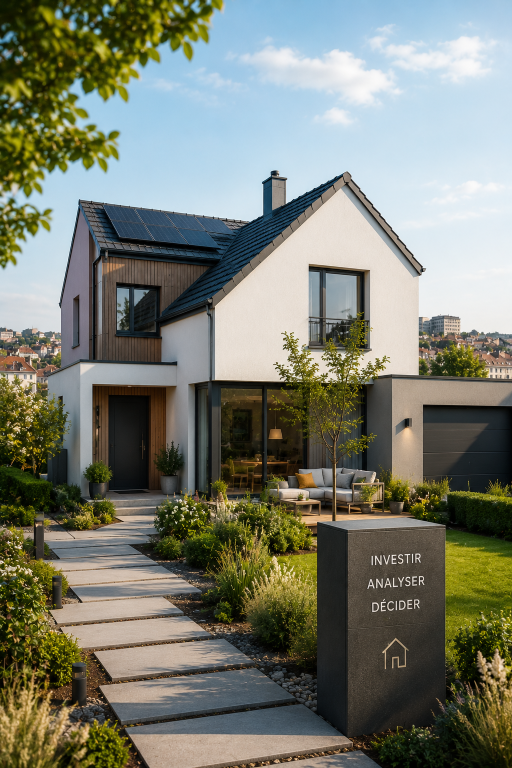
#> input picture dist/assets/image-investissement-immo-DGGuij7C.png, 1024 x 1536 px (shown at 1/2 size)
$ python -i vignettes-catalogue-exterieur.py   (imports and definitions only)
#> lines starting #> are read from the running program, lines starting #| are printed output that depends on the picture
#!/usr/bin/env python3
"""VIS-24 — Vignettes du catalogue extérieur (page /mimmozia/catalogue-exterieur).

Fabrique de PETITES images (256 px) à partir de fichiers RÉELS du Studio, sans rien inventer :
  - textures : carte de couleur des jeux ambientCG (CC0) rangés dans `mimmozia-studio/textures/*.zip`
    -> public/catalogue-exterieur/textures/<jeu>.jpg   (ex. bricks101.jpg), complétées par les jeux
    ambientCG déjà servis par le site (public/textures/) ;
  - modèles 3D : vignettes du catalogue du Studio `mimmozia-studio/assets/archviz/vignettes/`
    (végétation, plantes en pot, bancs) -> public/catalogue-exterieur/elements/<nom>.jpg.
Seuls les jeux cités par une matière du Studio reçoivent une vignette ; les jeux d'intérieur (tissus, cuirs,
carrelages, parquets) sont ignorés.

VIS-33 (24/11) — « je ne vois pas tout » : la plupart des matières de voirie et des enduits (acg-asphalt033,
acg-tiles038, acg-plaster003, grass001…) ne sont PAS dans les .zip : elles vivent dans
`mimmozia-studio/assets/materials/<jeu>/` (convention acquise `color.jpg`, ou `<jeu>_basecolor.jpg`), que ce script
ne lisait pas. Ces dossiers sont des JONCTIONS vers le SSD D: (D:\Mimmoza-assets\...) : lancer le script sous Windows,
disque D: branché. Les jeux `gen-*` (textures dessinées par programme) n'ont pas de photo : jamais de vignette.

Usage (PowerShell, depuis mimmoza-front-v2) :
    python scripts/vignettes-catalogue-exterieur.py ..\mimmozia-studio
    python scripts/vignettes-catalogue-exterieur.py ..\mimmozia-studio 0 15     # par tranche (début, fin)
Puis régénérer le module : node scripts/generer-catalogue-exterieur.mjs ..\mimmozia-studio
Nécessite Pillow (pip install pillow). Les fichiers déjà présents ne sont pas refaits.
"""
import io, os, re, sys, zipfile
from PIL import Image

ICI = os.path.dirname(os.path.abspath(__file__))
SITE = os.path.dirname(ICI)
STUDIO = os.path.abspath(sys.argv[1] if len(sys.argv) > 1 else os.path.join(SITE, '..', 'mimmozia-studio'))
DEBUT = int(sys.argv[2]) if len(sys.argv) > 2 else 0
FIN = int(sys.argv[3]) if len(sys.argv) > 3 else 10 ** 6
SORTIE = os.path.join(SITE, 'public', 'catalogue-exterieur')
INTERIEUR = re.compile(r'^(fabric|leather|tiles|woodfloor|marble014|carpet)', re.I)
ELEMENTS = re.compile(r'(tree|shrub|flower|grass|plant|sapling|searsia|bench)', re.I)
TAILLE = 256


def jeux_utiles() -> set:
    """Jeux de textures réellement cités par les matières du Studio (seuls ceux-là reçoivent une vignette)."""
    noms = set()
    for rel, motif in (('src/core/materials/archvizLibrary.ts', r"(?:ambientCgSet|acgAcquisSet|cartesVoirie|cartesInterieures)\('([a-z0-9-]+)'"),
                       ('src/core/quartier/materiaux/catalogue.ts', r"jeu: '([a-z0-9-]+)'"),
                       ('assets/photorealisme.json', r"cartes ([a-z0-9-]+)"),
                       ('unreal/mimmozia/materiaux_contemporains.py', r"\b((?:wood|planks|marble|concrete|bricks)[0-9]+[a-z]?)\b")):
        with open(os.path.join(STUDIO, rel), encoding='utf-8') as f:
            noms.update(m.lower() for m in re.findall(motif, f.read(), re.I))
#> further down, picture is the input picture: PIL image 1024x1536 RGB; mean R, G, B 121.5, 125, 111.5
    return {re.sub(r'^acg-(4k-)?', '', n) for n in noms}


# [1 line that did not run here, left out]


def jeux_de_voirie() -> set:
    """VIS-33 : jeux des matières de rue (dalles acg-tiles038 / acg-tiles143…) — exemptés du filtre « intérieur »."""
    with open(os.path.join(STUDIO, 'src/core/quartier/materiaux/catalogue.ts'), encoding='utf-8') as f:
        return {re.sub(r'^acg-(4k-)?', '', n.lower()) for n in re.findall(r"jeu: '([a-z0-9-]+)'", f.read(), re.I)}


# [1 line that did not run here, left out]


def vignette(img: Image.Image) -> Image.Image:
    img = img.convert('RGBA')
    fond = Image.new('RGBA', img.size, (244, 246, 249, 255))
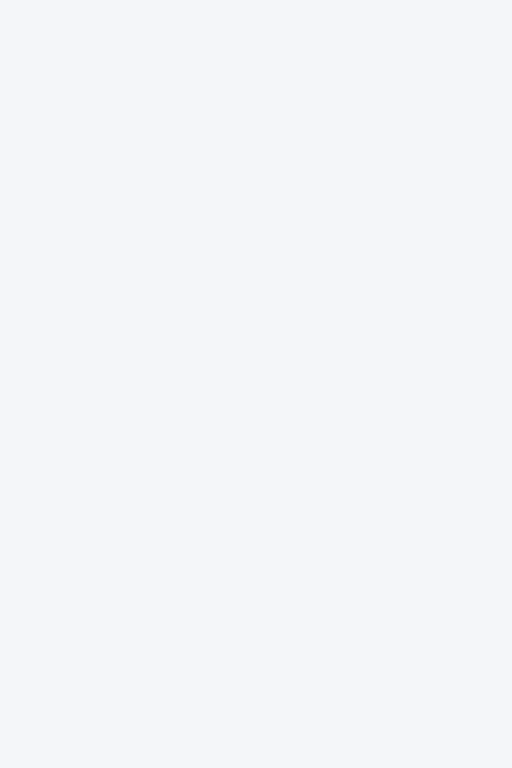
#> fond: PIL image 1024x1536 RGBA (shown at 1/2 size); mean R, G, B, A 244, 246, 249, 255
    fond.alpha_composite(img)
    img = fond.convert('RGB')
    c = min(img.size)
#> c = 1024
    g, h = (img.width - c) // 2, (img.height - c) // 2
#> g = 0; h = 256
    return img.crop((g, h, g + c, h + c)).resize((TAILLE, TAILLE), Image.LANCZOS)
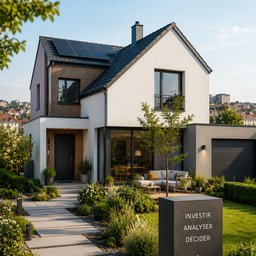
#> returned value: PIL image 256x256 RGB; mean R, G, B 122.6, 123.8, 109.1


# [80 lines left out: functions textures, textures_du_site, elements, textures_des_materiaux, not called in this run]


# [6 lines not run here, left out]

>>> from PIL import Image
>>> picture = Image.open('../dist/assets/image-investissement-immo-DGGuij7C.png')
>>> result = vignette(picture)
